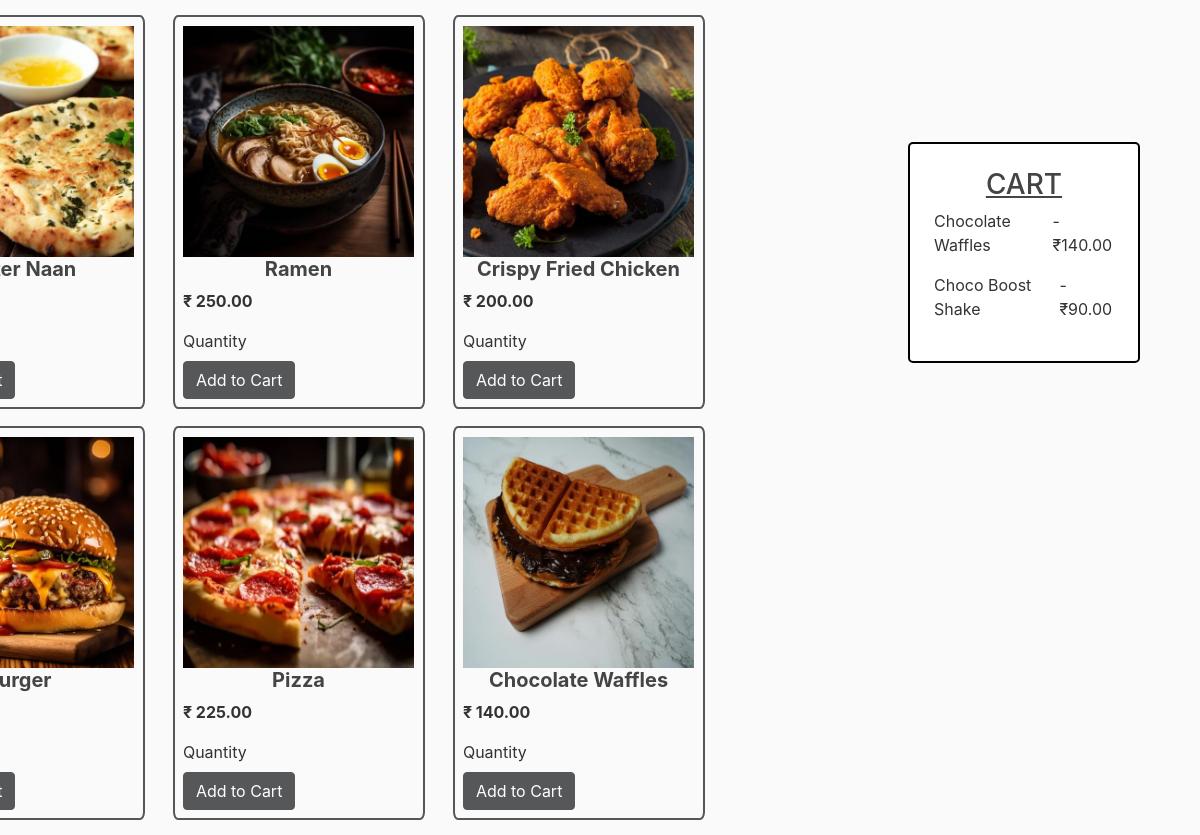
/menu/ (signed in, middle part), run on an earlier commit of the app's database.
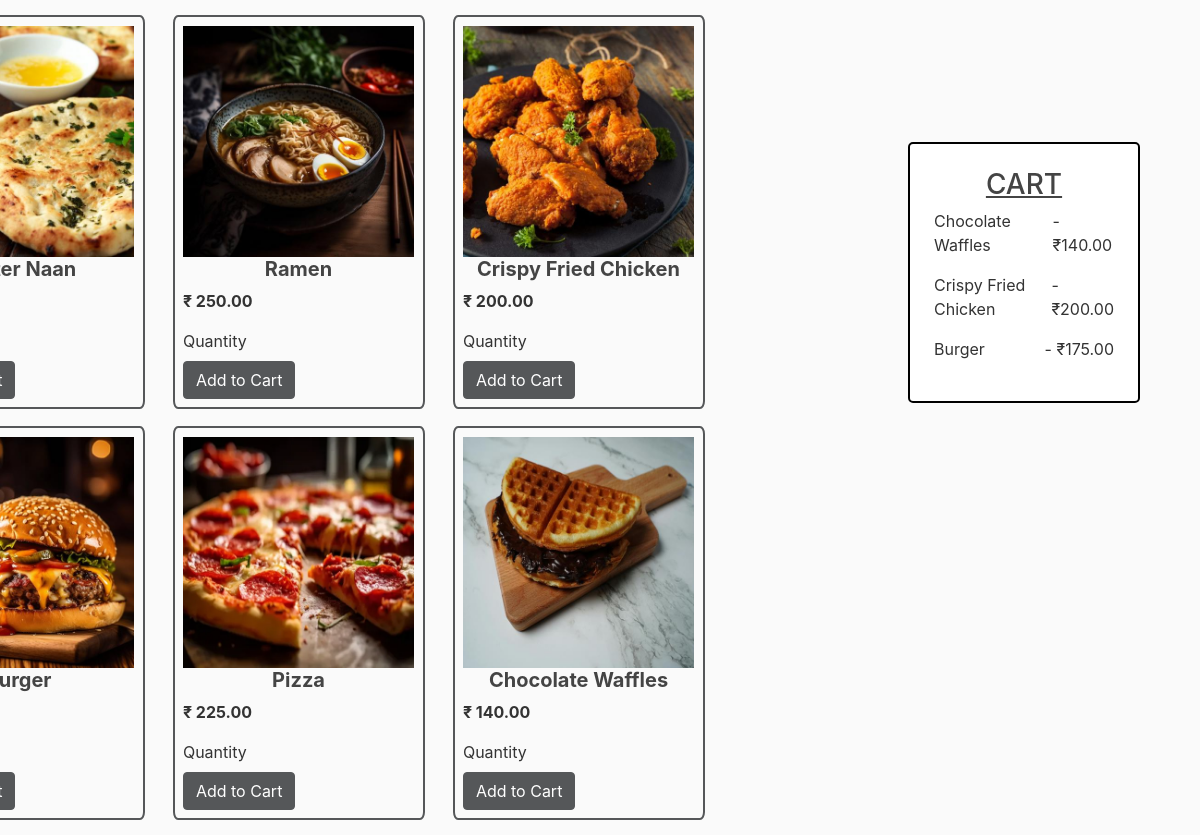
And on a later commit of the database.
### menu/models.py (models this page shows, shortened)
class Menu(models.Model):
    title = models.CharField(max_length=100)
    content = models.TextField()
    date_posted = models.DateTimeField(default=timezone.now)
    price = models.DecimalField(max_digits=10, decimal_places=2)
    image = models.ImageField(default="menu/default.jpg", upload_to="menu")

class Cart(models.Model):
    user = models.ForeignKey(User, on_delete=models.CASCADE)
    menu = models.ForeignKey(Menu, on_delete=models.CASCADE)
    menuQty = models.IntegerField(null=False, blank=False)
    date = models.DateTimeField(auto_now_add=True)

### menu/views.py (the view)
# urls.py: path('menu/', MenuListView.as_view(), name='menu'),
class MenuListView(LoginRequiredMixin, ListView):
    model = Menu
    template_name = "menu/menu.html"
    context_object_name = "menuItems"
    form_class = SearchForm
    def get_queryset(self):
        queryset = super().get_queryset()
        query = self.request.GET.get('query')
        if query:
            queryset = queryset.filter(
                Q(title__icontains=query) | Q(content__icontains=query)
            )
        return queryset
    def get_context_data(self, **kwargs):
        context = super().get_context_data(**kwargs)
        form = SearchForm(self.request.GET or None)
        context['form'] = form
        cart_items = Cart.objects.filter(user=self.request.user)
        context['cartItems'] = cart_items
        return context

### menu/templates/menu/menu.html (shortened to what this page needs)
{% extends "menu/base.html" %}
{% load static %}
{% block head %}
<link rel="stylesheet" href="{% static 'menu/menu.css' %}" />
{% endblock head %}
{% load crispy_forms_tags %}
{% block content %}
<div class="menuContain">
  <div class="menuPage">
    {% for menu in menuItems %}
    {% url 'menu-detail' menu.pk as menu_detail_url %}
    <div class="menuCard">
      <img src="{{menu.image.url}}" alt="{{menu.title}}" class="cardImage"
        onclick="window.location.href='{{ menu_detail_url }}'" style="cursor: pointer" />
      <div class="cardBody">
        <h5 class="cardTitle" onclick="window.location.href='{{ menu_detail_url }}'" style="cursor: pointer">
          {{menu.title}}
        </h5>
        <p class="card-text"><strong>₹ {{menu.price}}</strong></p>
        <div class="cartBtns">
          <label for="Quantity">Quantity</label>
          <div class="addBtnGroup">
            <button type="button" class="btn btn-primary addtoCart">
              Add to Cart
            </button>
          </div>
        </div>
      </div>
    </div>
    {% endfor %}
  </div>
  <div class="cartItems">
    <h3 style="text-align: center;text-decoration: underline;">CART</h3>
    {% for item in cartItems %}
    <div class="cartItem">
      <p>{{ item.menu.title }} </p>
      <p> - ₹{{ item.menu.price }}</p>
    </div>
    {% endfor %}
  </div>
</div>
{% endblock content %}

What changed in the data, as far as the page shows it:
removed Cart: menu "Choco Boost Shake", menu.price "90.00"
added Cart: menu "Crispy Fried Chicken", menu.price "200.00"
added Cart: menu "Burger", menu.price "175.00"
